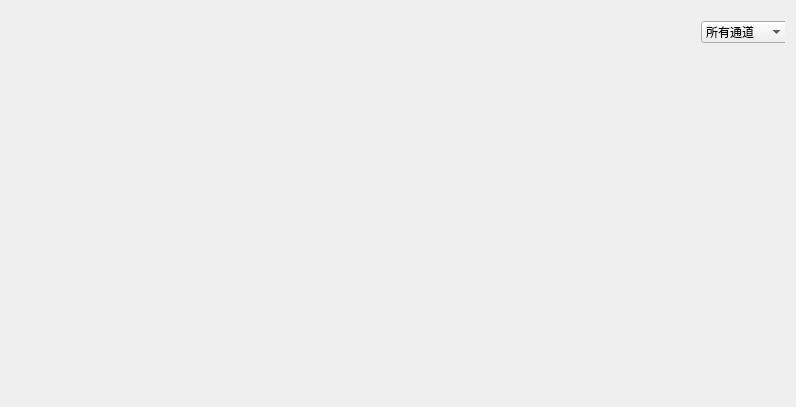
<?xml version="1.0" encoding="UTF-8"?>
<ui version="4.0">
 <class>Dialog</class>
 <widget class="QDialog" name="Dialog">
  <property name="geometry">
   <rect>
    <x>0</x>
    <y>0</y>
    <width>796</width>
    <height>407</height>
   </rect>
  </property>
  <property name="windowTitle">
   <string>Dialog</string>
  </property>
  <layout class="QHBoxLayout" name="horizontalLayout">
   <item>
    <widget class="PlotWidget" name="wave_guide_show" native="true">
     <widget class="QComboBox" name="comboBox_channel_select">
      <property name="geometry">
       <rect>
        <x>690</x>
        <y>10</y>
        <width>87</width>
        <height>22</height>
       </rect>
      </property>
      <item>
       <property name="text">
        <string>所有通道</string>
       </property>
      </item>
      <item>
       <property name="text">
        <string>1</string>
       </property>
      </item>
      <item>
       <property name="text">
        <string>2</string>
       </property>
      </item>
      <item>
       <property name="text">
        <string>3</string>
       </property>
      </item>
      <item>
       <property name="text">
        <string>4</string>
       </property>
      </item>
      <item>
       <property name="text">
        <string>5</string>
       </property>
      </item>
      <item>
       <property name="text">
        <string>6</string>
       </property>
      </item>
      <item>
       <property name="text">
        <string>7</string>
       </property>
      </item>
      <item>
       <property name="text">
        <string>8</string>
       </property>
      </item>
     </widget>
    </widget>
   </item>
  </layout>
 </widget>
 <customwidgets>
  <customwidget>
   <class>PlotWidget</class>
   <extends>QWidget</extends>
   <header>pyqtgraph</header>
   <container>1</container>
  </customwidget>
 </customwidgets>
 <resources/>
 <connections/>
</ui>
